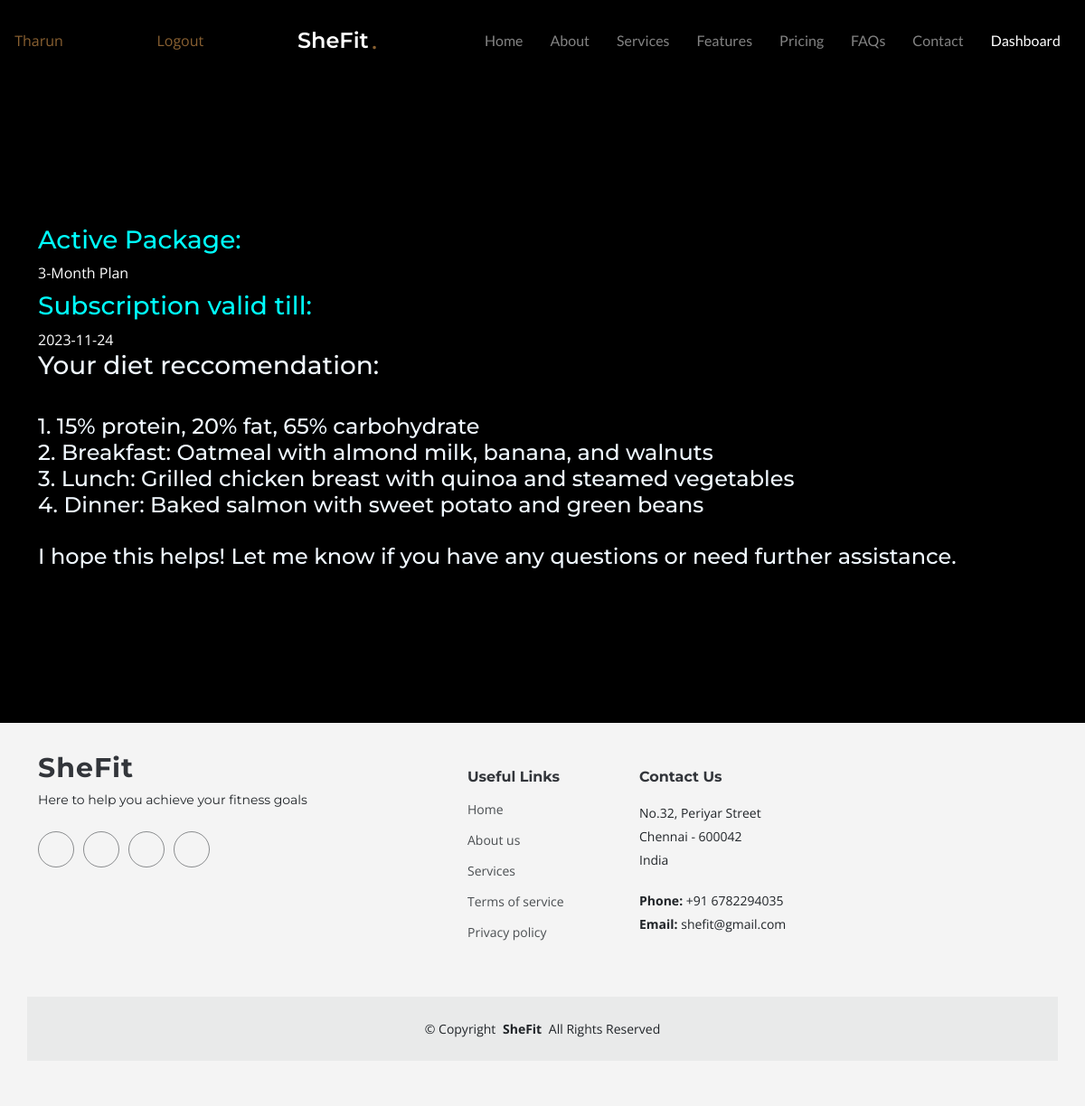
Screenshot of /dashboard (signed in) with the database file from the repository.
### app.py (models this page shows, shortened)
class Members(db.Model,UserMixin):
    id = db.Column(db.String(10), primary_key=True)
    name = db.Column(db.String(100))
    phone_number = db.Column(db.String(15))
    email = db.Column(db.String(100), nullable=False)
    member_since = db.Column(db.DateTime)
    password = db.Column(db.String(128), nullable=False)

class Package(db.Model):
    pkg_id = db.Column(db.Integer, primary_key=True, autoincrement=True)
    name = db.Column(db.String(20))
    duration = db.Column(db.Integer)
    feature_coach = db.Column(db.Boolean)
    feature_dietician = db.Column(db.Boolean)
    feature_lounge = db.Column(db.Boolean)
    feature_courses = db.Column(db.Boolean)
    feature_schedules = db.Column(db.Boolean)
    price = db.Column(db.Integer)

class Subscription(db.Model):
    subscription_id = db.Column(db.Integer,primary_key=True,autoincrement=True)
    pkg_id = db.Column(db.Integer)
    mem_id = db.Column(db.String(10))
    tra_id = db.Column(db.String(10))
    completed = db.Column(db.Integer)
    date = db.Column(db.Date)
    end_date = db.Column(db.Date)

class DietPro(db.Model):
    dietid   = db.Column(db.Integer, primary_key=True, autoincrement=True)
    name = db.Column(db.String(100))
    member_id = db.Column(db.String(10))
    gender = db.Column(db.String(10))
    age = db.Column(db.Integer)
    weight = db.Column(db.Float)
    height = db.Column(db.Float)
    activity = db.Column(db.String(50))
    health = db.Column(db.String(200))
    daily_calorie = db.Column(db.Float)
    diet_recommendation = db.Column(db.String(500))

### app.py (the view)
@app.route("/dashboard")
def dashboard():
    member = current_user
    package = None
    if not isinstance(member,Members):
        return redirect(url_for("login"))
    subscription = Subscription.query.filter_by(mem_id=member.id).first()
    dietpro = DietPro.query.filter_by(member_id=member.id).first()
    if subscription:
        package = Package.query.get(subscription.pkg_id)
    return render_template('dashboard.html',member=member,subscription=subscription,dietpro=dietpro,package=package)

### app.py (called while the page is built)
@login_manager.user_loader
def load_user(user_id):
    admin = Admin.query.get(user_id)
    if admin is None:
        member = Members.query.get(user_id)
        if member is None:
            trainer = Trainers.query.get(user_id)
            return trainer  # Return the trainer user if found
        return member  # Return the regular member user if found
    return admin  # Return the admin user if found

### templates/dashboard.html (shortened to what this page needs)
<!DOCTYPE html>
<html lang="en">
<head>
  <link href="/static/assets/vendor/bootstrap/css/bootstrap.min.css" rel="stylesheet">
  <link href="/static/assets/vendor/bootstrap-icons/bootstrap-icons.css" rel="stylesheet">
  <link href="/static/assets/vendor/glightbox/css/glightbox.min.css" rel="stylesheet">
  <link href="/static/assets/vendor/swiper/swiper-bundle.min.css" rel="stylesheet">
  <link href="/static/assets/vendor/aos/aos.css" rel="stylesheet">
  <link href="/static/assets/css/main.css" rel="stylesheet">
</head>
<body class="index-page" data-bs-spy="scroll" data-bs-target="#navmenu">
  <header id="header" class="header fixed-top d-flex align-items-center">
    <div class="container-fluid d-flex align-items-center justify-content-between">
      <a href="{{url_for('dashboard')}}" class="logo d-flex align-items-center me-auto me-xl-0">
        <h1>SheFit</h1>
        <span style="color: #896031;">.</span>
      </a>
      <nav id="navmenu" class="navmenu">
        <ul>
          <li><a href="{{url_for('homepage')}}#hero">Home</a></li>
          <li><a href="{{url_for('homepage')}}#about">About</a></li>
          <li><a href="{{url_for('homepage')}}#services">Services</a></li>
          <li><a href="{{url_for('homepage')}}#features">Features</a></li>
          <li><a href="{{url_for('homepage')}}#pricing">Pricing</a></li>
          <li><a href="{{url_for('homepage')}}#faq">FAQs</a></li>
          <li><a href="{{url_for('homepage')}}#contact">Contact</a></li>
          <li><a href="#" class="active">Dashboard</a></li>
        </ul>
      </nav>
      <a href="#">
        {{member.name}}
      </a>
      <a href="{{url_for('logout')}}" style="border: 2px #896031; border-radius: 2px;">
        Logout
      </a>
    </div>
  </header>
  <main id="main">
    <section id="hero" class="hero">
      <div class="container">
        <div class="row">
          <div class="row">
            {% if subscription %}
            <div class="row">
              <div class="col-lg-10">
                <h3 style="color: aliceblue;">
                  <h3 style="color: aqua;">Active Package:</h3> {{package.name}}
                </h3>
                <h3 style="color: aliceblue;">
                  <h3 style="color: aqua;">Subscription valid till:</h3> {{subscription.end_date}}
                </h3>
              </div>
            </div>
            {% else %}
            <h3 style="color: aliceblue;">You dont have any active Subscription</h3>
            <a href="{{url_for('homepage')}}#pricing">
              <h4 style="color: aliceblue;">Subscribe now</h4>
            </a>
            {% endif %}
          </div>
          <div class="row">
            {% if subscription and dietpro %}
            <div class="row">
              <div class="col-lg-10">
                <h3 style="color: aliceblue;">Your diet reccomendation:</h3>
              </div>
              <h4 style="color: aliceblue;"> {{dietpro.diet_recommendation | safe}} </h4>
            </div>
            {% endif %}
          </div>
        </div>
      </div>
    </section>
    <footer id="footer" class="footer">
      <div class="container footer-top">
        <div class="row gy-4">
          <div class="col-lg-5 col-md-12 footer-about">
            <a href="index.html" class="logo d-flex align-items-center">
              <span>SheFit</span>
            </a>
            <p>Here to help you achieve your fitness goals</p>
            <div class="social-links d-flex mt-4">
              <a href=""><i class="bi bi-twitter"></i></a>
              <a href=""><i class="bi bi-facebook"></i></a>
              <a href=""><i class="bi bi-instagram"></i></a>
              <a href=""><i class="bi bi-linkedin"></i></a>
            </div>
          </div>
          <div class="col-lg-2 col-6 footer-links">
            <h4>Useful Links</h4>
            <ul>
              <li><a href="#">Home</a></li>
              <li><a href="#">About us</a></li>
              <li><a href="#">Services</a></li>
              <li><a href="#">Terms of service</a></li>
              <li><a href="#">Privacy policy</a></li>
            </ul>
          </div>
          <div class="col-lg-3 col-md-12 footer-contact text-center text-md-start">
            <h4>Contact Us</h4>
            <p>No.32, Periyar Street</p>
            <p>Chennai - 600042</p>
            <p>India</p>
            <p class="mt-4"><strong>Phone:</strong> <span>+91 6782294035</span></p>
            <p><strong>Email:</strong> <span>shefit@gmail.com</span></p>
          </div>
        </div>
      </div>
      <div class="container copyright text-center mt-4">
        <p>&copy; <span>Copyright</span> <strong class="px-1">SheFit</strong> <span>All Rights Reserved</span></p>
      </div>
    </footer>
</body>
</html>

### rows the page displays
Members: name "Tharun"
Package: name "3-Month Plan"
Subscription: end_date "2023-11-24"
DietPro: diet_recommendation "1. 15% protein, 20% fat, 65% carbohydrate 2. Breakfast: Oatmeal with almond milk, banana, and walnuts 3. Lunch: Grilled chicken breast with quinoa and steamed vegetables 4. Dinner: Baked salmon with sweet potato and green beans I hope this helps! Let me know if you have any questions or need further assistance."
